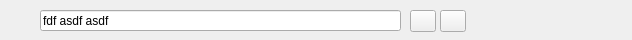
<?xml version="1.0" encoding="UTF-8"?>
<ui version="4.0">
 <class>Form</class>
 <widget class="QWidget" name="Form">
  <property name="geometry">
   <rect>
    <x>0</x>
    <y>0</y>
    <width>632</width>
    <height>40</height>
   </rect>
  </property>
  <property name="windowTitle">
   <string>Form</string>
  </property>
  <widget class="QLineEdit" name="lineEdit">
   <property name="geometry">
    <rect>
     <x>40</x>
     <y>10</y>
     <width>361</width>
     <height>21</height>
    </rect>
   </property>
   <property name="text">
    <string>fdf asdf asdf </string>
   </property>
   <property name="placeholderText">
    <string>Search...</string>
   </property>
  </widget>
  <widget class="QToolButton" name="toolButton">
   <property name="geometry">
    <rect>
     <x>410</x>
     <y>10</y>
     <width>26</width>
     <height>22</height>
    </rect>
   </property>
   <property name="text">
    <string/>
   </property>
  </widget>
  <widget class="QToolButton" name="toolButton_2">
   <property name="geometry">
    <rect>
     <x>440</x>
     <y>10</y>
     <width>26</width>
     <height>22</height>
    </rect>
   </property>
   <property name="text">
    <string/>
   </property>
  </widget>
 </widget>
 <resources/>
 <connections/>
</ui>
